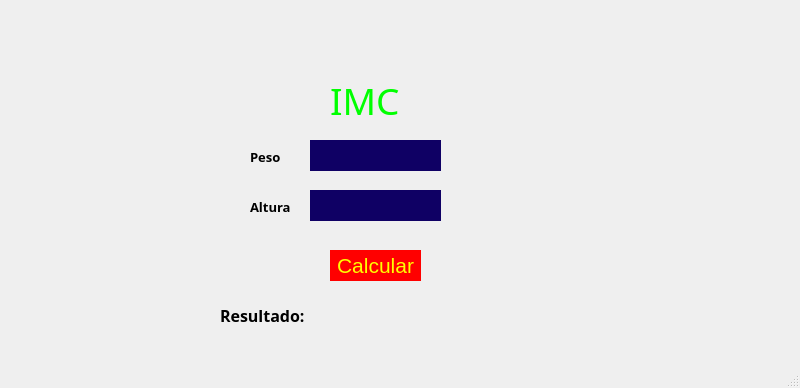
<?xml version="1.0" encoding="UTF-8"?>
<ui version="4.0">
 <class>MainWindow</class>
 <widget class="QMainWindow" name="MainWindow">
  <property name="geometry">
   <rect>
    <x>0</x>
    <y>0</y>
    <width>800</width>
    <height>388</height>
   </rect>
  </property>
  <property name="windowTitle">
   <string>MainWindow</string>
  </property>
  <widget class="QWidget" name="centralwidget">
   <widget class="QLineEdit" name="Peso">
    <property name="geometry">
     <rect>
      <x>310</x>
      <y>140</y>
      <width>131</width>
      <height>31</height>
     </rect>
    </property>
    <property name="styleSheet">
     <string notr="true">background-color: rgb(15,0,100);
color: rgb(255,255,0);
border-radius:30px;
border: 3px solidred;</string>
    </property>
   </widget>
   <widget class="QLineEdit" name="Altura">
    <property name="geometry">
     <rect>
      <x>310</x>
      <y>190</y>
      <width>131</width>
      <height>31</height>
     </rect>
    </property>
    <property name="styleSheet">
     <string notr="true">background-color: rgb(15,0,100);
color: rgb(255,255,0);
border-radius:30px;
border: 3px solidred;</string>
    </property>
   </widget>
   <widget class="QLabel" name="label">
    <property name="geometry">
     <rect>
      <x>330</x>
      <y>80</y>
      <width>91</width>
      <height>41</height>
     </rect>
    </property>
    <property name="font">
     <font>
      <family>Lucida Handwriting</family>
      <pointsize>28</pointsize>
     </font>
    </property>
    <property name="styleSheet">
     <string notr="true">color: rgb(0,255,0);</string>
    </property>
    <property name="text">
     <string>IMC</string>
    </property>
   </widget>
   <widget class="QLabel" name="label_2">
    <property name="geometry">
     <rect>
      <x>250</x>
      <y>150</y>
      <width>47</width>
      <height>13</height>
     </rect>
    </property>
    <property name="font">
     <font>
      <family>Arial Black</family>
      <pointsize>10</pointsize>
      <weight>75</weight>
      <bold>true</bold>
     </font>
    </property>
    <property name="text">
     <string>Peso</string>
    </property>
   </widget>
   <widget class="QPushButton" name="pushButton">
    <property name="geometry">
     <rect>
      <x>330</x>
      <y>250</y>
      <width>91</width>
      <height>31</height>
     </rect>
    </property>
    <property name="font">
     <font>
      <pointsize>16</pointsize>
     </font>
    </property>
    <property name="styleSheet">
     <string notr="true">background-color: rgb(255,0,0);
color: rgb(255,255,0);
border-radius:50px;
border: 10px solidred;</string>
    </property>
    <property name="text">
     <string>Calcular</string>
    </property>
   </widget>
   <widget class="QLabel" name="label_3">
    <property name="geometry">
     <rect>
      <x>250</x>
      <y>200</y>
      <width>47</width>
      <height>13</height>
     </rect>
    </property>
    <property name="font">
     <font>
      <family>Arial Black</family>
      <pointsize>10</pointsize>
      <weight>75</weight>
      <bold>true</bold>
     </font>
    </property>
    <property name="text">
     <string>Altura</string>
    </property>
   </widget>
   <widget class="QLabel" name="Resultado">
    <property name="geometry">
     <rect>
      <x>220</x>
      <y>300</y>
      <width>401</width>
      <height>31</height>
     </rect>
    </property>
    <property name="font">
     <font>
      <family>Arial Black</family>
      <pointsize>12</pointsize>
      <weight>75</weight>
      <bold>true</bold>
     </font>
    </property>
    <property name="text">
     <string>Resultado: </string>
    </property>
   </widget>
  </widget>
  <widget class="QMenuBar" name="menubar">
   <property name="geometry">
    <rect>
     <x>0</x>
     <y>0</y>
     <width>800</width>
     <height>21</height>
    </rect>
   </property>
  </widget>
  <widget class="QStatusBar" name="statusbar"/>
 </widget>
 <resources/>
 <connections/>
</ui>
